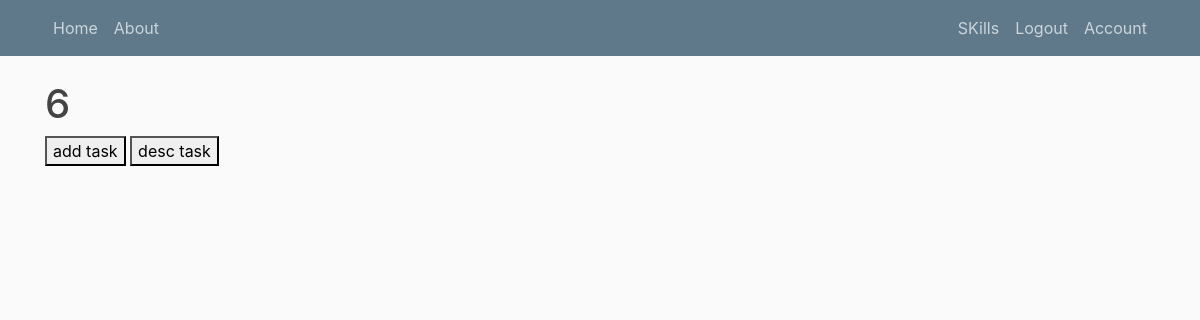
The app's page /skills/tasks?my_var=6 (signed in), older data.
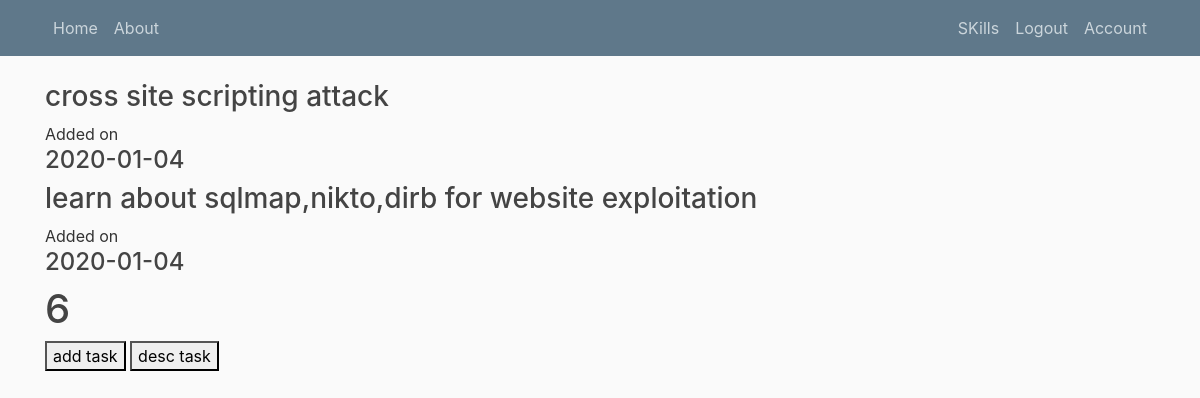
The same page, newer data.
### todo/model.py (models this page shows, shortened)
class Tasks(db.Model,UserMixin):
	id=db.Column(db.Integer,primary_key=True)
	title=db.Column(db.String(100),nullable=False)
	date=db.Column(db.DateTime,nullable=False,default=datetime.datetime.utcnow)
	todo_id=db.Column(db.Integer,db.ForeignKey('todo.id'),nullable=False)
	tasksum=db.relationship('Tasksum',backref='todo',lazy=True)

### todo/routes.py (the view)
@app.route("/skills/tasks",methods=['GET','POST'])
@login_required
def about_task():
	var=request.args.get('my_var')
	task=Tasks.query.filter_by(todo_id=var).all()
	print(var)
	return render_template('about_task.html',task=task,var=var)

### todo/model.py (called while the page is built)
@login_manager.user_loader
def load_user(user_id):
	return User.query.get(int(user_id))

### todo/templates/about_task.html
{% extends "layout.html"%}
{% block content %}
{% for i in task %}
<h3>{{ i.title }}</h3>
Added on
<h4>{{ i.date.date() }}</h4>
{% endfor %}
<h1>{{ var }}</h1>
<button type='success' onclick="window.location.href='{{ url_for('add_task', my_var=var ) }}'">add task</button>
<button type='success' onclick="window.location.href='{{ url_for('task_desc', my_var=var ) }}'">desc task</button>
{% endblock %}

### todo/templates/layout.html (shortened to what this page needs)
<!DOCTYPE html>
<html>
<head>
    <link rel="stylesheet" href="https://maxcdn.bootstrapcdn.com/bootstrap/4.0.0/css/bootstrap.min.css">
    <link rel="stylesheet" type="text/css" href="{{ url_for('static', filename='main.css') }}">
</head>
<body>
	<header class="site-header">
      <nav class="navbar navbar-expand-md navbar-dark bg-steel fixed-top">
        <div class="container">
          <div class="collapse navbar-collapse" id="navbarToggle">
            <div class="navbar-nav mr-auto">
              <a class="nav-item nav-link" href="/">Home</a>
              <a class="nav-item nav-link" href="/about">About</a>
            </div>
            <div class="navbar-nav">
              {% if current_user.is_authenticated %}
              <a class="nav-item nav-link" href="{{ url_for('skill') }}">SKills</a>
              <a class="nav-item nav-link" href="{{ url_for('logout') }}">Logout</a>
              <a class="nav-item nav-link" href="{{ url_for('account') }}">Account</a>
              {% else %}
              <a class="nav-item nav-link" href="{{ url_for('login') }}">Login</a>
              <a class="nav-item nav-link" href="{{ url_for('register') }}">Register</a>
              {% endif %}
            </div>
          </div>
        </div>
      </nav>
    </header>
<main role="main" class="container">
      <div class="row">
        <div class="col-md-8">
          {% block content %}{% endblock %}
        </div>
    </main>
</body>
</html>

### todo/static/main.css (style rules this page uses)
body { background: #fafafa; color: #333333; margin-top: 5rem; }
h1, h2, h3, h4, h5, h6 { color: #444444; }
.bg-steel { background-color: #5f788a; }
.site-header .navbar-nav .nav-link { color: #cbd5db; }

Row changes from the older to the newer data that the page shows:
added Tasks: title "cross site scripting attack", date "2020-01-04"
added Tasks: title "learn about sqlmap,nikto,dirb for website exploitation", date "2020-01-04"
